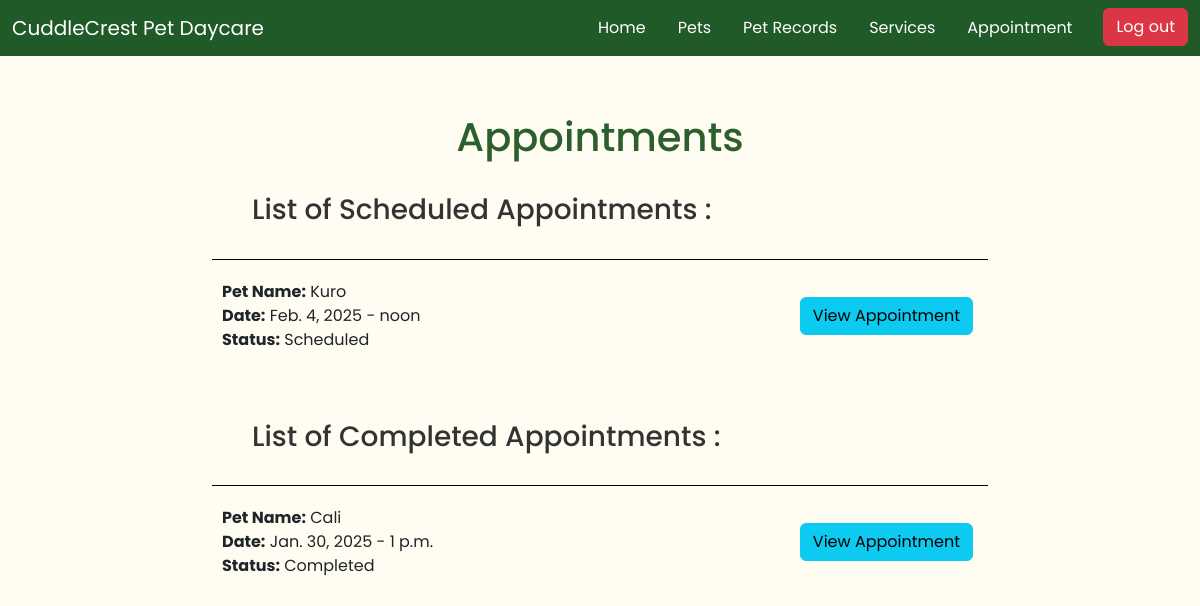
Page /appointments/ (signed in) on the earlier database version.
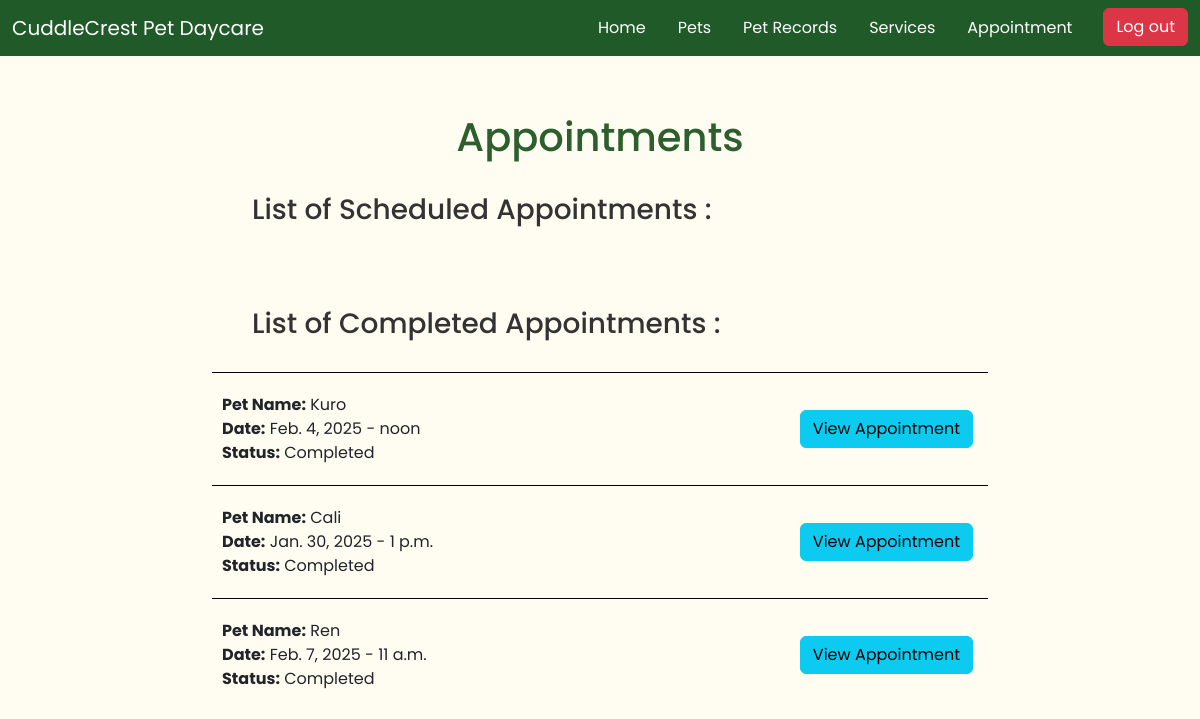
Same page on the later database version.
### app/models.py (models this page shows, shortened)
class Appointment(models.Model):
    user = models.ForeignKey(settings.AUTH_USER_MODEL, on_delete=models.CASCADE)
    pet = models.ForeignKey(PetProfile, on_delete=models.CASCADE)
    date = models.DateField(null=True, blank=True)
    time = models.TimeField(null=True, blank=True)
    status = models.CharField(max_length=20, choices=[
        ('Scheduled', 'Scheduled'),
        ('Completed', 'Completed')
    ])
    services = models.ManyToManyField(Services)

class PetProfile(models.Model):
    pet_name = models.CharField(max_length=50)
    breed = models.CharField(max_length=50)
    weight = models.DecimalField(max_digits=5, decimal_places=2)
    sex = models.CharField(max_length=1, choices=[
        ('M', 'Male'),
        ('F', 'Female'),
        ('O', 'Other'),
    ])
    owner = models.ForeignKey(settings.AUTH_USER_MODEL, on_delete=models.CASCADE)
    VACCINATION_STATUS_CHOICES = [
        ('vaccinated', 'Vaccinated'),
        ('not_vaccinated', 'Not Vaccinated'),
    ]
    vaccination_status = models.CharField(
        max_length=20,
        choices=VACCINATION_STATUS_CHOICES,
        default='not_vaccinated'
    )
    pet_image = models.ImageField(upload_to='media/', null=True, blank=True)

### app/views.py (the view)
# urls.py: path('appointments/', AppointmentListView.as_view(), name='appointment_list'),
class AppointmentListView(LoginRequiredMixin, ListView):
    model = Appointment
    template_name = 'appointments/appointment_list.html'
    context_object_name = 'appointments'
    def get_queryset(self):
        if self.request.user.is_authenticated and not self.request.user.is_staff:
            return Appointment.objects.filter(pet__owner=self.request.user)
        return Appointment.objects.all()

### app/templates/appointments/appointment_list.html (shortened to what this page needs)
{% extends 'app/base.html' %}
{% block content %}
<div class="container" id="list-container">
    <br>
    <br>
    <h1>Appointments</h1> <br>
    <div id="list-header">
        <h3>List of Scheduled Appointments :</h3>
    </div>
    <br>
    {% for appointment in appointments %}
        {% if appointment.status == "Scheduled" %}
        <li id="list-items">
            <div id="pet-left">
                <strong>Pet Name:</strong> {{ appointment.pet.pet_name }} <br>
                <strong>Date:</strong> {{ appointment.date }} - {{ appointment.time }} <br>
                <strong>Status:</strong> {{ appointment.status }} <br>
            </div>
            <div id="pet-right">
                <a href="{% url 'appointment_detail' appointment.pk %}" class="btn btn-info">View Appointment</a>
            </div>
        </li>
        {% endif %}
    {% empty %}
        <li id="list-items">
            <p>No Scheduled Appointments</p>
        </li>
    {% endfor %}
    <br>
    <br>
    <div id="list-header">
        <h3>List of Completed Appointments :</h3>
    </div>
    <br>
    {% for appointment in appointments %}
        {% if appointment.status == "Completed" %}
        <li id="list-items">
            <div id="pet-left">
                <strong>Pet Name:</strong> {{ appointment.pet.pet_name }} <br>
                <strong>Date:</strong> {{ appointment.date }} - {{ appointment.time }} <br>
                <strong>Status:</strong> {{ appointment.status }} <br>
            </div>
            <div id="pet-right">
                <a href="{% url 'appointment_detail' appointment.pk %}" class="btn btn-info">View Appointment</a>
            </div>
        </li>
        {% endif %}
    {% empty %}
        <li id="list-items">
            <p>No Completed Appointments</p>
        </li>
    {% endfor %}
</div>
<br>
<br>
{% endblock content %}

Differences in the rows shown:
changed Appointment "Feb. 4, 2025": moves from the list under "List of Scheduled Appointments :" to the list under "List of Completed Appointments :"
added Appointment: pet.pet_name "Ren", date "Feb. 7, 2025", time "11 a.m.", status "Completed", shown under "List of Completed Appointments :"
